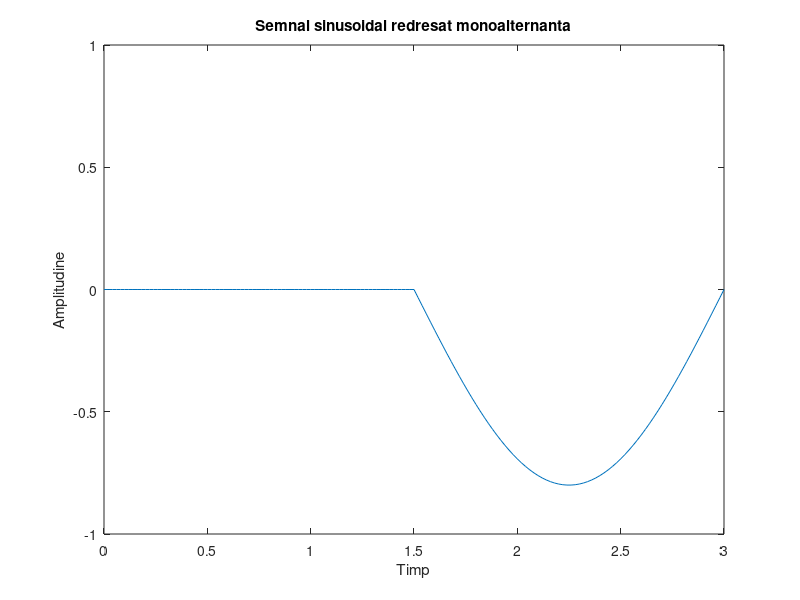

Recreate this plot in MATLAB.
t=0:0.02:3;		%realizarea vectorului timp

s1=0.8*sin(((2*pi)/3)*t);	%realizarea semnalului sinusoidal

s=0.5*(s1-abs(s1));		%redresarea pe alternanta negativa a semnalului

plot(t, s);		%reprezentarea grafica a semnalului obtinut
axis([0 3 -1 1 ]);
title ('Semnal sinusoidal redresat monoalternanta');
xlabel('Timp');
ylabel('Amplitudine');


